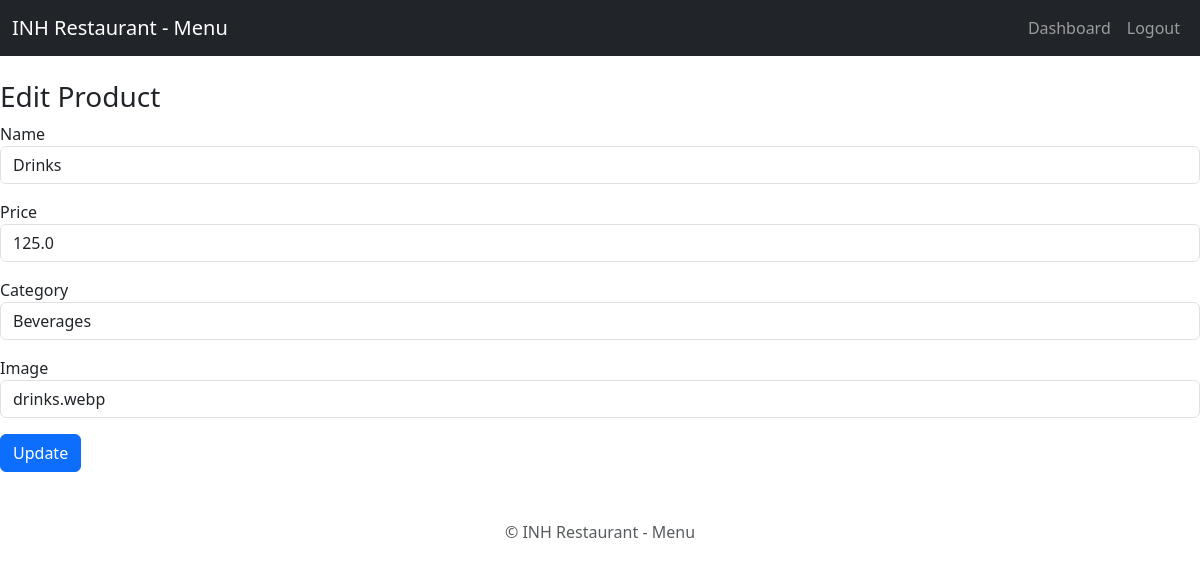
/admin/products/edit/2 (signed in), run on the app's committed database.
### app.py (models this page shows)
class Product(db.Model):
    id = db.Column(db.Integer, primary_key=True)
    name = db.Column(db.String(100))
    price = db.Column(db.Float)
    category_id = db.Column(db.Integer, db.ForeignKey('category.id'))
    image = db.Column(db.String(100))
    category = db.relationship('Category')

class Category(db.Model):
    id = db.Column(db.Integer, primary_key=True)
    name = db.Column(db.String(100), unique=True)

### app.py (the view, shortened to what this page needs)
@app.route('/admin/products/edit/<int:id>', methods=['GET','POST'])
@login_required
def edit_product(id):
    product = Product.query.get_or_404(id)
    categories = Category.query.all()
    return render_template('admin_edit_product.html', product=product, categories=categories)

### app.py (called while the page is built)
@login_manager.user_loader
def load_user(user_id):
    return User.query.get(int(user_id))

### templates/admin_edit_product.html
{% extends "base.html" %}
{% block content %}
<h3>Edit Product</h3>
<form method="POST">
    <div class="mb-3">
        <label>Name</label>
        <input type="text" name="name" class="form-control" value="{{ product.name }}" required>
    </div>
    <div class="mb-3">
        <label>Price</label>
        <input type="number" step="0.01" name="price" class="form-control" value="{{ product.price }}" required>
    </div>
    <div class="mb-3">
        <label>Category</label>
        <select name="category" class="form-control" required>
            {% for c in categories %}
            <option value="{{ c.id }}" {% if c.id == product.category_id %}selected{% endif %}>{{ c.name }}</option>
            {% endfor %}
        </select>
    </div>
    <div class="mb-3">
        <label>Image</label>
        <input type="text" name="image" class="form-control" value="{{ product.image }}">
    </div>
    <button class="btn btn-primary">Update</button>
</form>
{% endblock %}

### data on the page
Product: name "Drinks", price "125.0", category "Beverages", image "drinks.webp"
